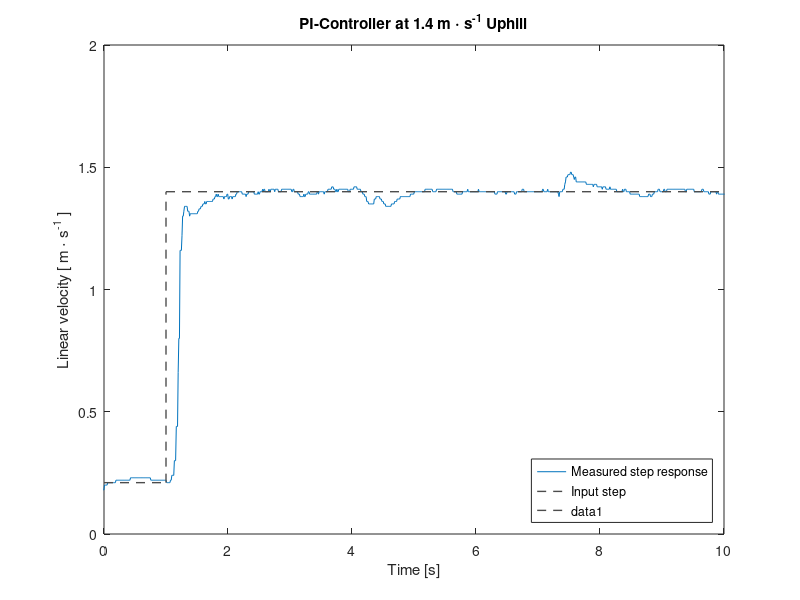

The MATLAB source for this figure:
p = get(gcf, 'Position')           % These two lines makes the figuresappear the same
set(0, 'DefaultFigurePosition', p) % place on the screen as where you left them last
clear all
close all;
clc;

%csvwrite('simulationPIcalculated.csv', ScopeData3);
%simData = csvread('simulationPIcalculated.csv', 0, 0);
%simData(:,1) = simData(:,1)-2

data = csvread('PIconstantDisturbance2.csv'); % step 294 for calculated PI controller
                                              % step 288 for tuned PI controller
                                % step 299 for P controller with feed forward
                                % step 316 (NO) and 322 (width) anti-windup
                                % moreData step 336 (NO) step 331 (width) anti-windup
% syms x;
% x = 1;
% syms i;
% i = 1001;
% while i > 0
%     if x == 2
%         data(i,:) = [];
%         x = 1;
%     else
%         x = 2;
%     end
%     i = i-1;
% end

%data = csvread('LOG00217.csv');%, 0, 0); 18 to 22    use step 16
data(:,1) = (data(:,1)-4000)/1000;
%data1 = csvread('LOG00224.csv');%, 0, 0);
%data1(:,1) = (data1(:,1)-4035)/1000;
%data2 = csvread('LOG00225.csv');%, 0, 0);
%data2(:,1) = (data2(:,1)-4035)/1000;
%data3 = csvread('LOG00227.csv');%, 0, 0);
%data3(:,1) = (data3(:,1)-4035)/1000;

%data(:,3) = data(:,3);%-5.5;

%[AX, vel, bat] = plotyy( simData(:,1), simData(:,2), data(:,1), data(:,3));
plot( data(:,1), data(:,2));
%set(AX,'NextPlot','add')
%scatter(AX(2), data(:,1), data(:,2), 'g', '.');
%scatter(AX(2), data(:,1), data(:,2), 'r', '.');
%scatter(AX(2), data(:,1), data(:,2)), 'b', '.';

%plot(AX(2), data(:,1), data(:,4), 'Color', [1 0 0], 'LineWidth', 2, 'LineStyle', ':');
%plot(AX(2), data(:,1), data(:,6), 'Color', [0 .5 0], 'LineWidth', 2, 'LineStyle', ':');
%plot(AX(2), data(:,1), data(:,5), 'Color', [.8 0 .8], 'LineWidth', 2, 'LineStyle', ':');
%pAdd = plot(AX(2), data(:,1), data(:,4) );
%set(pAdd, 'Color', [1 0 0], 'LineWidth', 2 );


%pAdd = plot(AX(1), data(:,1), data(:,5) );
%set(pAdd, 'Color', [0 .5 0], 'LineWidth', 2 );

xlim([0 10])
%set(vel, 'Color', [0 0 1], 'LineWidth', 2);
%set(AX(2),'xlim',[0 9], 'ylim', [0 8], 'ycolor', [.7 0 0]);
%set(bat, 'Color', [.3 0 0], 'LineWidth', 2);

hline = line([1 10], [1.4 1.4]);
%hline = line([1 10], [2 2]);
set(hline, 'Color', [.3 .3 .3], 'LineWidth', 1, 'LineStyle', '--');

hline = line([0 1], [0.21 0.21]);
%hline = line([1 10], [2 2]);
set(hline, 'Color', [.3 .3 .3], 'LineWidth', 1, 'LineStyle', '--');

legend('Measured step response', 'Input step','Location','southeast')
%legend('Measured step response', 'Input step to 2 m\cdot s^{-1}', 'Battery voltage', 'Controller output', 'Location', 'southeast')

hline = line([1 1], [0.21 1.4]);
%hline = line([1 1], [0 2]);
set(hline, 'Color', [.3 .3 .3], 'LineWidth', 1, 'LineStyle', '--');

%hline = line([1.3 1.3], [0 3]);
%set(hline, 'Color', [0 0 0], 'LineWidth', 1, 'LineStyle', '-');

%%%%%plot( data(:,1), data(:,3), 'k', 'LineWidth', 2);
%scatter( data(:,1), data(:,2), 100, [0 .3 0], '.' );


%plot( simData(:,1), simData(:,4), 'r', 'LineWidth', 2);
%plot( data1(:,1), data1(:,2), 'b', 'LineWidth', 2);
%scatter( data1(:,1), data1(:,2), 100, [0 .3 0], '.' );

%plot( simData(:,1), simData(:,6), 'r', 'LineWidth', 2);
%plot( data2(:,1), data2(:,2), 'b', 'LineWidth', 2);
%scatter( data2(:,1), data2(:,2), 100, [0 .3 0], '.' );

%plot( simData(:,1), simData(:,8), 'r', 'LineWidth', 2);
%plot( data3(:,1), data3(:,2), 'b', 'LineWidth', 2);
%scatter( data3(:,1), data3(:,2), 100, [0 .3 0], '.' );

%Title and axis labels added
title('PI-Controller at 1.4 m \cdot s^{-1} Uphill')
xlabel('Time [s]')
ylabel('Linear velocity [ m \cdot s^{-1} ]')
%ylabel(AX(2), 'Voltage [ V ]')
%xlim([ 0 3 ]);

%set(AX(1), 'Xgrid', 'on', 'Ygrid', 'on', 'ytick', [0 .5 1 1.5 2], 'GridLineStyle',':', 'GridColor', 'k', 'GridAlpha', .6)
%set(AX(2), 'Xgrid', 'on', 'Ygrid', 'on', 'ytick', [3 3.5 4 4.5 5 5.5 6 6.5 7 7.5 8], 'GridLineStyle',':', 'GridColor', 'k', 'GridAlpha', .6)